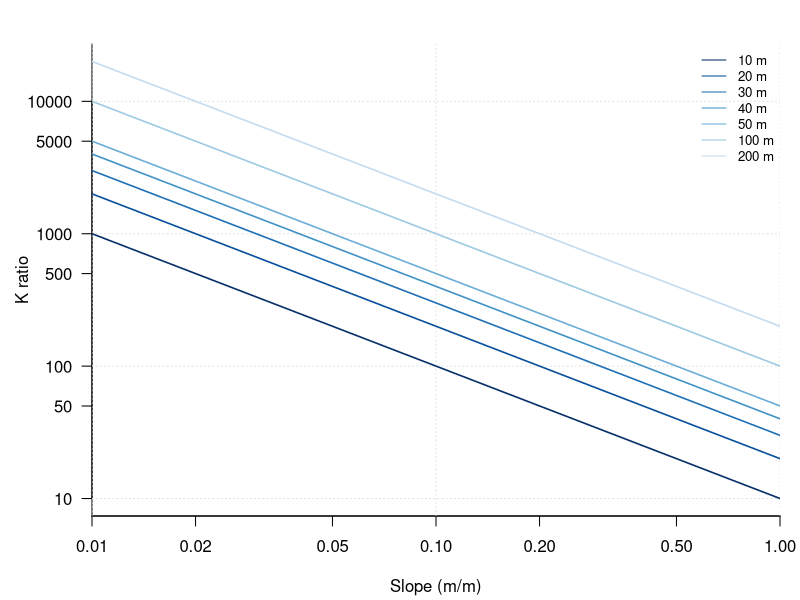

R code for this plot:
# Conductivity ratio vs slope for different hillslope length-to-depth ratios
# Chapter 4 draft; data supplied by the chapter author (figs/fig11.csv)
# Run: Rscript hydraulic_conductivity_ratio.R  ->  figure_r.png (base R, no packages needed)

a <- read.csv("fig11.csv", stringsAsFactors = FALSE)

png("figure_r.png", width = 1050, height = 750, res = 150)
par(mfrow = c(1, 1), mar = c(4.2, 4.6, 2.2, 1), las = 1)
plot(NA, xlim = range(c(a$slope, a$slope, a$slope, a$slope, a$slope, a$slope, a$slope), na.rm = TRUE), ylim = range(c(a$Kratio_LD_10m, a$Kratio_LD_20m, a$Kratio_LD_30m, a$Kratio_LD_40m, a$Kratio_LD_50m, a$Kratio_LD_100m, a$Kratio_LD_200m), na.rm = TRUE), log = "xy", xlab = "Slope (m/m)", ylab = "K ratio", bty = "l", xaxs = "i")
grid(col = "grey88")
lines(a$slope, a$Kratio_LD_10m, col = "#08306b", lwd = 1.6, lty = 1)
lines(a$slope, a$Kratio_LD_20m, col = "#08519c", lwd = 1.6, lty = 1)
lines(a$slope, a$Kratio_LD_30m, col = "#2171b5", lwd = 1.6, lty = 1)
lines(a$slope, a$Kratio_LD_40m, col = "#4292c6", lwd = 1.6, lty = 1)
lines(a$slope, a$Kratio_LD_50m, col = "#6baed6", lwd = 1.6, lty = 1)
lines(a$slope, a$Kratio_LD_100m, col = "#9ecae1", lwd = 1.6, lty = 1)
lines(a$slope, a$Kratio_LD_200m, col = "#c6dbef", lwd = 1.6, lty = 1)
legend("topright", legend = c("10 m", "20 m", "30 m", "40 m", "50 m", "100 m", "200 m"), col = c("#08306b", "#08519c", "#2171b5", "#4292c6", "#6baed6", "#9ecae1", "#c6dbef"), lty = c(1, 1, 1, 1, 1, 1, 1), pch = c(NA, NA, NA, NA, NA, NA, NA), bty = "n", cex = 0.8)

invisible(dev.off())
